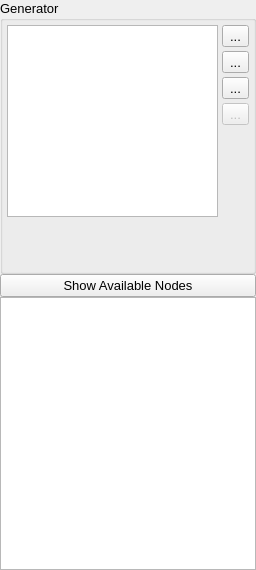
<?xml version="1.0" encoding="UTF-8"?>
<ui version="4.0">
 <class>GeneratorWidget</class>
 <widget class="QWidget" name="GeneratorWidget">
  <property name="geometry">
   <rect>
    <x>0</x>
    <y>0</y>
    <width>256</width>
    <height>570</height>
   </rect>
  </property>
  <property name="font">
   <font>
    <pointsize>10</pointsize>
   </font>
  </property>
  <property name="windowTitle">
   <string>Form</string>
  </property>
  <layout class="QVBoxLayout" name="verticalLayout_3">
   <property name="spacing">
    <number>0</number>
   </property>
   <property name="leftMargin">
    <number>0</number>
   </property>
   <property name="topMargin">
    <number>0</number>
   </property>
   <property name="rightMargin">
    <number>0</number>
   </property>
   <property name="bottomMargin">
    <number>0</number>
   </property>
   <item>
    <widget class="QGroupBox" name="GeneratorGroup">
     <property name="title">
      <string>Generator</string>
     </property>
     <layout class="QVBoxLayout" name="verticalLayout_2">
      <property name="spacing">
       <number>4</number>
      </property>
      <property name="leftMargin">
       <number>4</number>
      </property>
      <property name="topMargin">
       <number>4</number>
      </property>
      <property name="rightMargin">
       <number>4</number>
      </property>
      <property name="bottomMargin">
       <number>4</number>
      </property>
      <item>
       <layout class="QHBoxLayout" name="horizontalLayout">
        <item>
         <widget class="QTreeView" name="NodesTree">
          <property name="sizePolicy">
           <sizepolicy hsizetype="Expanding" vsizetype="Expanding">
            <horstretch>0</horstretch>
            <verstretch>0</verstretch>
           </sizepolicy>
          </property>
          <property name="contextMenuPolicy">
           <enum>Qt::CustomContextMenu</enum>
          </property>
          <property name="dragEnabled">
           <bool>true</bool>
          </property>
          <property name="dragDropMode">
           <enum>QAbstractItemView::DragDrop</enum>
          </property>
          <property name="defaultDropAction">
           <enum>Qt::MoveAction</enum>
          </property>
         </widget>
        </item>
        <item>
         <layout class="QVBoxLayout" name="verticalLayout">
          <property name="spacing">
           <number>4</number>
          </property>
          <item>
           <widget class="QToolButton" name="ExpandAllButton">
            <property name="toolTip">
             <string>Expand all branches in the procedure</string>
            </property>
            <property name="text">
             <string>...</string>
            </property>
            <property name="icon">
             <iconset resource="main.qrc">
              <normaloff>:/general/icons/expandAll.svg</normaloff>:/general/icons/expandAll.svg</iconset>
            </property>
           </widget>
          </item>
          <item>
           <widget class="QToolButton" name="CollapseAllButton">
            <property name="toolTip">
             <string>Collapse all branches in the procedure, showing only the root sequence</string>
            </property>
            <property name="text">
             <string>...</string>
            </property>
            <property name="icon">
             <iconset resource="main.qrc">
              <normaloff>:/general/icons/collapseAll.svg</normaloff>:/general/icons/collapseAll.svg</iconset>
            </property>
           </widget>
          </item>
          <item>
           <widget class="QToolButton" name="ShowContextButton">
            <property name="toolTip">
             <string>Show context information</string>
            </property>
            <property name="text">
             <string>...</string>
            </property>
            <property name="icon">
             <iconset resource="main.qrc">
              <normaloff>:/general/icons/context.svg</normaloff>:/general/icons/context.svg</iconset>
            </property>
            <property name="checkable">
             <bool>true</bool>
            </property>
           </widget>
          </item>
          <item>
           <widget class="QToolButton" name="DeleteNodeButton">
            <property name="enabled">
             <bool>false</bool>
            </property>
            <property name="toolTip">
             <string>Remove node</string>
            </property>
            <property name="text">
             <string>...</string>
            </property>
            <property name="icon">
             <iconset resource="main.qrc">
              <normaloff>:/general/icons/trash.svg</normaloff>:/general/icons/trash.svg</iconset>
            </property>
            <property name="checkable">
             <bool>false</bool>
            </property>
           </widget>
          </item>
          <item>
           <spacer name="verticalSpacer">
            <property name="orientation">
             <enum>Qt::Vertical</enum>
            </property>
            <property name="sizeHint" stdset="0">
             <size>
              <width>20</width>
              <height>40</height>
             </size>
            </property>
           </spacer>
          </item>
         </layout>
        </item>
       </layout>
      </item>
      <item>
       <widget class="QStackedWidget" name="NodeControlsStack">
        <property name="sizePolicy">
         <sizepolicy hsizetype="Expanding" vsizetype="Preferred">
          <horstretch>1</horstretch>
          <verstretch>0</verstretch>
         </sizepolicy>
        </property>
        <property name="currentIndex">
         <number>0</number>
        </property>
        <widget class="QWidget" name="NoNodeSelectedPage">
         <layout class="QHBoxLayout" name="horizontalLayout_4">
          <item>
           <widget class="QLabel" name="NoNodeSelectedLabel">
            <property name="text">
             <string>&lt;No Node Selected&gt;</string>
            </property>
            <property name="alignment">
             <set>Qt::AlignCenter</set>
            </property>
           </widget>
          </item>
         </layout>
        </widget>
       </widget>
      </item>
     </layout>
    </widget>
   </item>
   <item>
    <widget class="QPushButton" name="ShowAvailableNodesButton">
     <property name="toolTip">
      <string>Toggle the visibility of the module palette</string>
     </property>
     <property name="text">
      <string>Show Available Nodes</string>
     </property>
     <property name="icon">
      <iconset resource="main.qrc">
       <normaloff>:/general/icons/palette.svg</normaloff>:/general/icons/palette.svg</iconset>
     </property>
     <property name="iconSize">
      <size>
       <width>18</width>
       <height>18</height>
      </size>
     </property>
     <property name="checkable">
      <bool>false</bool>
     </property>
    </widget>
   </item>
   <item>
    <widget class="QTreeView" name="AvailableNodesTree">
     <property name="sizePolicy">
      <sizepolicy hsizetype="Minimum" vsizetype="Expanding">
       <horstretch>0</horstretch>
       <verstretch>0</verstretch>
      </sizepolicy>
     </property>
     <property name="font">
      <font>
       <pointsize>10</pointsize>
       <weight>75</weight>
       <bold>true</bold>
      </font>
     </property>
     <property name="editTriggers">
      <set>QAbstractItemView::NoEditTriggers</set>
     </property>
     <property name="showDropIndicator" stdset="0">
      <bool>false</bool>
     </property>
     <property name="dragEnabled">
      <bool>true</bool>
     </property>
     <property name="dragDropMode">
      <enum>QAbstractItemView::DragOnly</enum>
     </property>
     <property name="iconSize">
      <size>
       <width>24</width>
       <height>24</height>
      </size>
     </property>
    </widget>
   </item>
  </layout>
 </widget>
 <resources>
  <include location="main.qrc"/>
 </resources>
 <connections/>
</ui>
